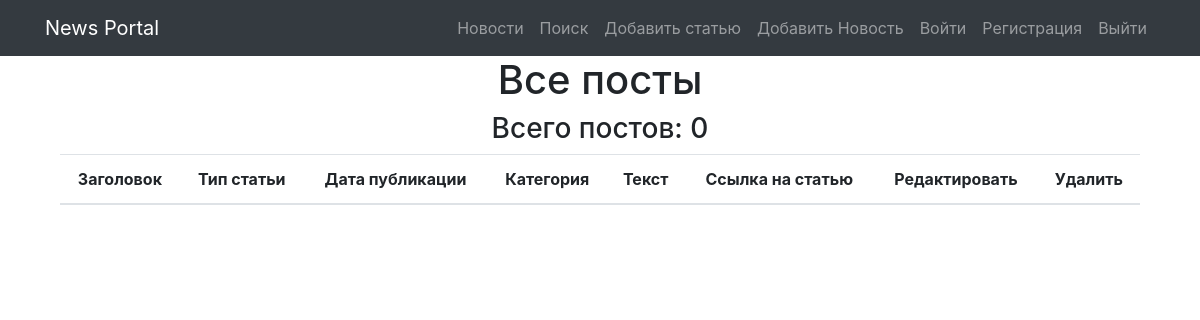
Before: /news/ with the older database file.
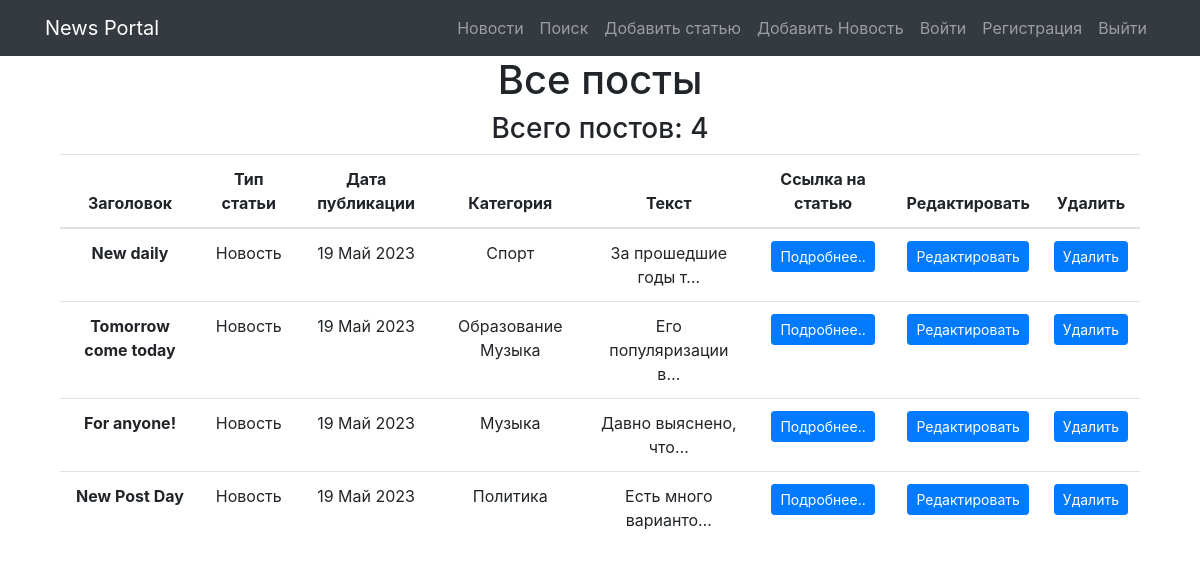
After: the same page with the newer database file.
### news/models.py (models this page shows, shortened)
class Post(models.Model):
    class Meta:
        verbose_name = 'Пост'
        verbose_name_plural = 'Посты'
    ARTICLE = 'article'
    NEWS = 'news'
    POST_TYPES = [
        (ARTICLE, 'Статья'),
        (NEWS, 'Новость'),
    ]
    author = models.ForeignKey(Author, verbose_name='Автор', on_delete=models.CASCADE)
    post_type = models.CharField(max_length=10, verbose_name='тип поста', choices=POST_TYPES)
    created_at = models.DateTimeField(auto_now_add=True)
    category = models.ManyToManyField(Category, verbose_name='Категория', through='PostCategory')
    title = models.CharField(max_length=200, verbose_name='Заголовок')
    text = models.TextField(verbose_name='Содержание')
    rating = models.IntegerField(default=0, verbose_name='Рейтинг')

class Category(models.Model):
    class Meta:
        verbose_name = 'Категория'
        verbose_name_plural = 'Категории'
    name_category = models.CharField(max_length=150, unique=True)

### news/views.py (the view)
# urls.py: path('news/', NewsListView.as_view(), name='news_list'),
class NewsListView(ListView):
    model = Post
    template_name = 'news/news_list.html'
    context_object_name = 'news'
    ordering = ['-created_at']

### news/templatetags/custom_filters.py (called while the page is built)
@register.filter()
def censor(post_text: str):
    if not isinstance(post_text, str):
        raise ValueError('Можно применить только к строке!')  # Если строка, то в ней уже ищем плохие слова
    if 'редиск' or 'баран' in post_text:
        text = post_text.replace('редиск', 'р******')
        text = text.replace('баран', 'б****')
        return text

### templates/news/news_list.html (shortened to what this page needs)
{% extends 'flatpages/default.html' %}
{% load static %}
{% load custom_filters %}
{% block content %}
<div class="col-lg-12 text-center" xmlns="http://www.w3.org/1999/html">
    <h1>Все посты</h1>
    <h3>Всего постов: {{ news|length }}</h3>
    <table class="table">
        <thead>
        <tr>
            <th scope="col">Заголовок</th>
            <th scope="col">Тип статьи</th>
            <th scope="col">Дата публикации</th>
            <th scope="col">Категория</th>
            <th scope="col">Текст</th>
            <th scope="col">Ссылка на статью</th>
            <th scope="col">Редактировать</th>
            <th scope="col">Удалить</th>
        </tr>
        </thead>
        <tbody>
        {% for post in news %}
        <tr>
            <th scope="row">{{ post.title|censor }}</th>
            {% if post.type == 'AR' %}
                <td>Статья</td>
            {% else %}
                <td>Новость</td>
            {% endif %}
            <td>{{ post.created_at | date:'d M Y' }}</td>
            <td>
                {% for category in post.category.all %}
                    {{ category.name_category }}
                {% endfor %}
            </td>
            <td>{{ post.text | truncatechars:20|censor }}</td>
            <td><a class="btn btn-primary btn-sm" href="{% url 'post_detail' post.pk %}">Подробнее..</a></td>
            <td><a class="btn btn-primary btn-sm" href="{% url 'post_update' post.pk %}">Редактировать</a></td>
            <td><a class="btn btn-primary btn-sm" href="{% url 'post_delete' post.pk %}">Удалить</a></td>
        </tr>
        {% endfor %}
        </tbody>
    </table>
</div>
{% endblock %}

### templates/flatpages/default.html (shortened to what this page needs)
{% load static %}
<!DOCTYPE html>
<html lang="en">
<head>
	<link href="{% static 'bootstrap/css/bootstrap.min.css' %}" rel="stylesheet">
</head>
<body>
<header>
	<nav class="navbar navbar-expand-lg navbar-dark bg-dark static-top">
		<div class="container float-right">
			<a class="navbar-brand" href="/news/">News Portal</a>
			<div style="display: flex; justify-content: right">
				<div class="collapse navbar-collapse" id="navbarResponsive">
					<ul class="navbar-nav ms-auto">
						<li class="nav-item">
							<a class="nav-link" href="/news/">Новости</a>
						</li>
						<li class="nav-item">
							<a class="nav-link" href="#">Поиск</a>
						</li>
						<li class="nav-item">
							<a class="nav-link" href="#">Добавить статью</a>
						</li>
						<li class="nav-item">
							<a class="nav-link" href="#">Добавить Новость</a>
						</li>
						<li class="nav-item">
							<a class="nav-link" href="#">Войти</a>
						</li>
						<li class="nav-item">
							<a class="nav-link" href="#">Регистрация</a>
						</li>
						<li class="nav-item">
							<a class="nav-link" href="#">Выйти</a>
						</li>
					</ul>
				</div>
			</div>
		</div>
	</nav>
</header>
<div class="container">
	<div class="row">
		<div class="col-lg-12 text-center">
			{% block content %}{% endblock content %}
		</div>
	</div>
</div>
</body>
</html>

Changed rows visible on the page:
added Post: title|censor "New daily", created_at "19 Май 2023", text|censor "За прошедшие годы т…"
added Category: name_category "Спорт", shown under "New daily"
added Post: title|censor "Tomorrow come today", created_at "19 Май 2023", text|censor "Его популяризации в…"
added Category: name_category "Образование", shown under "Tomorrow come today"
added Category: name_category "Музыка"
added Post: title|censor "For anyone!", created_at "19 Май 2023", text|censor "Давно выяснено, что…"
added Post: title|censor "New Post Day", created_at "19 Май 2023", text|censor "Есть много варианто…"
added Category: name_category "Политика", shown under "New Post Day"
Other visible differences:
{{ news|length }}: "0" → "4"
